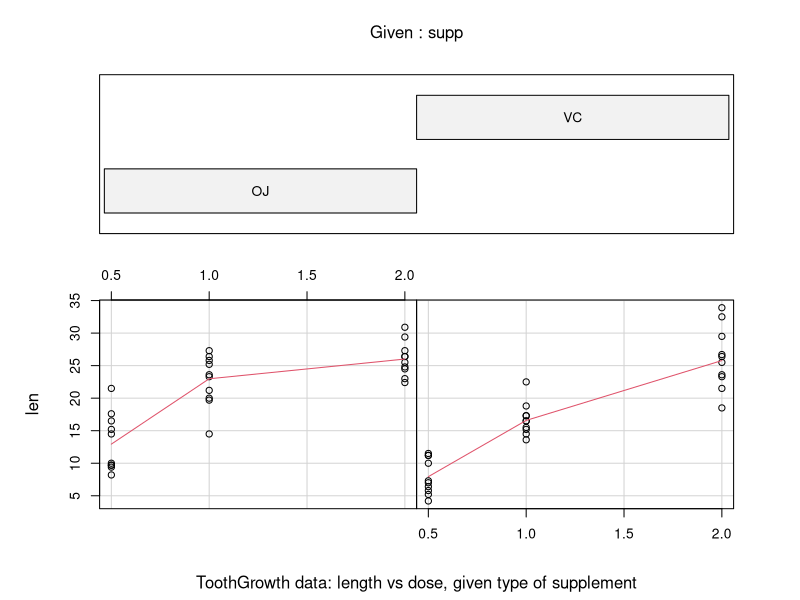
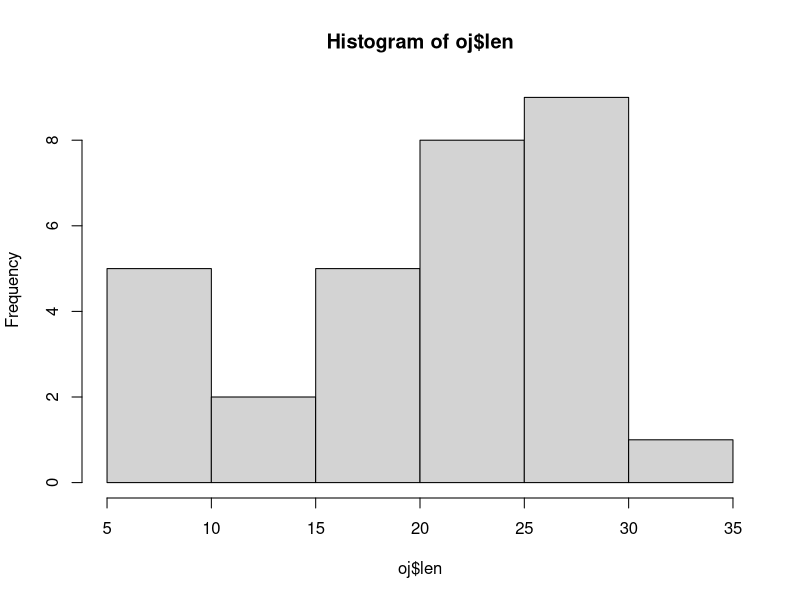
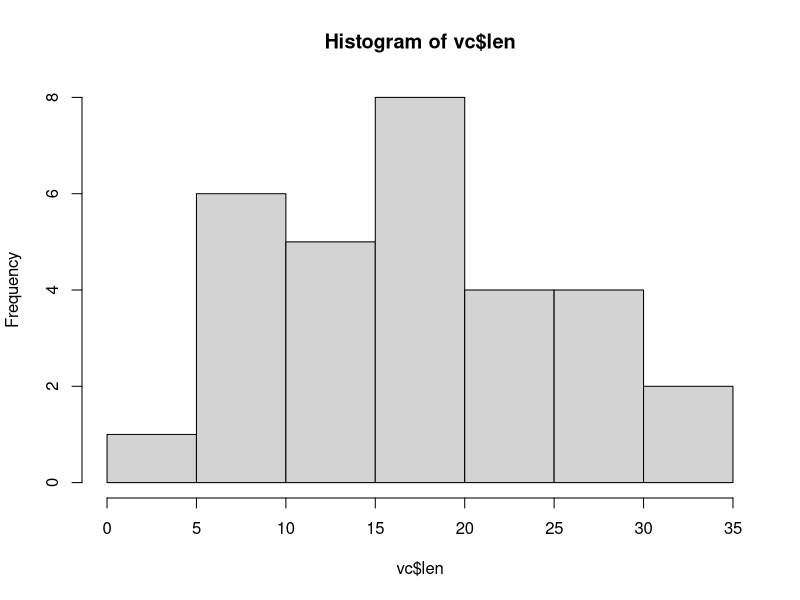

Write R code to recreate these figures, in order.
## ---- chunk 1
    coplot(len ~ dose | supp, data = ToothGrowth, panel = panel.smooth,
           xlab = "ToothGrowth data: length vs dose, given type of supplement")
    ToothGrowth$dose <- as.factor(ToothGrowth$dose)
    oj<-ToothGrowth[ToothGrowth[,2]=="OJ",]
    vc<-ToothGrowth[ToothGrowth[,2]=="VC",]
    hist(oj$len)
    hist(vc$len)
    summary(oj)
    summary(vc)
## ---- chunk 2
n1 <- nrow(oj)
x1 <- oj$len
n2 <- nrow(vc)
x2 <- vc$len
md <- mean(x1)-mean(x2)
sp <- sqrt(((n1-1)*sd(x1)^2+(n2-1)*sd(x2)^2)/(n1+n2-2)) #square root of pooled variance
semd <- sp * sqrt(1/n1 + 1/n2)
ci <- md + c(-1,1)*qt(.975,n1+n2-2)*semd
# for reference, you'll get the same results with this: t.test(oj$len,vc$len,paired=FALSE,var.equal=TRUE,conf.level = 0.95)$conf
## ---- chunk 3
smalldose <- t.test(oj$len[oj$dose==.5],vc$len[vc$dose==.5],paired=FALSE,var.equal=TRUE,conf.level = 0.95)$conf
meddose <- t.test(oj$len[oj$dose==1],vc$len[vc$dose==1],paired=FALSE,var.equal=TRUE,conf.level = 0.95)$conf
largedose <- t.test(oj$len[oj$dose==2],vc$len[vc$dose==2],paired=FALSE,var.equal=TRUE,conf.level = 0.95)$conf
